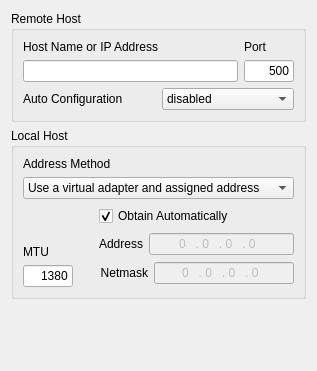
     <widget class="QWidget" name="tabGeneral">
      <attribute name="title">
       <string>General</string>
      </attribute>
      <layout class="QVBoxLayout">
       <item>
        <widget class="QGroupBox" name="groupBoxRemoteHost">
         <property name="title">
          <string>Remote Host</string>
         </property>
         <layout class="QVBoxLayout">
          <item>
           <layout class="QHBoxLayout">
            <item>
             <layout class="QVBoxLayout">
              <item>
               <widget class="QLabel" name="textLabelHost">
                <property name="text">
                 <string>Host Name or IP Address</string>
                </property>
                <property name="wordWrap">
                 <bool>false</bool>
                </property>
               </widget>
              </item>
              <item>
               <widget class="QLineEdit" name="lineEditHost">
                <property name="sizePolicy">
                 <sizepolicy hsizetype="Expanding" vsizetype="Preferred">
                  <horstretch>1</horstretch>
                  <verstretch>0</verstretch>
                 </sizepolicy>
                </property>
               </widget>
              </item>
             </layout>
            </item>
            <item>
             <layout class="QVBoxLayout">
              <item>
               <widget class="QLabel" name="textLabelPort">
                <property name="text">
                 <string>Port</string>
                </property>
                <property name="wordWrap">
                 <bool>false</bool>
                </property>
               </widget>
              </item>
              <item>
               <widget class="QLineEdit" name="lineEditPort">
                <property name="sizePolicy">
                 <sizepolicy hsizetype="Fixed" vsizetype="Preferred">
                  <horstretch>0</horstretch>
                  <verstretch>0</verstretch>
                 </sizepolicy>
                </property>
                <property name="maximumSize">
                 <size>
                  <width>50</width>
                  <height>16777215</height>
                 </size>
                </property>
                <property name="text">
                 <string>500</string>
                </property>
                <property name="alignment">
                 <set>Qt::AlignRight</set>
                </property>
               </widget>
              </item>
             </layout>
            </item>
           </layout>
          </item>
          <item>
           <layout class="QHBoxLayout">
            <item>
             <widget class="QLabel" name="textLabelConfigMethod">
              <property name="text">
               <string>Auto Configuration</string>
              </property>
              <property name="wordWrap">
               <bool>false</bool>
              </property>
             </widget>
            </item>
            <item>
             <widget class="QComboBox" name="comboBoxConfigMethod">
              <item>
               <property name="text">
                <string>disabled</string>
               </property>
              </item>
              <item>
               <property name="text">
                <string>ike config pull</string>
               </property>
              </item>
              <item>
               <property name="text">
                <string>ike config push</string>
               </property>
              </item>
              <item>
               <property name="text">
                <string>dhcp over ipsec</string>
               </property>
              </item>
             </widget>
            </item>
           </layout>
          </item>
         </layout>
        </widget>
       </item>
       <item>
        <widget class="QGroupBox" name="groupBoxLocalHost">
         <property name="title">
          <string>Local Host</string>
         </property>
         <layout class="QGridLayout">
          <item row="0" column="0" colspan="2">
           <layout class="QVBoxLayout">
            <item>
             <widget class="QLabel" name="textLabelAddressMethod">
              <property name="text">
               <string>Address Method</string>
              </property>
              <property name="wordWrap">
               <bool>false</bool>
              </property>
             </widget>
            </item>
            <item>
             <widget class="QComboBox" name="comboBoxAddressMethod">
              <item>
               <property name="text">
                <string>Use a virtual adapter and assigned address</string>
               </property>
              </item>
              <item>
               <property name="text">
                <string>Use a virtual adapter and random address</string>
               </property>
              </item>
              <item>
               <property name="text">
                <string>Use an existing adapter and current address</string>
               </property>
              </item>
             </widget>
            </item>
           </layout>
          </item>
          <item row="1" column="0">
           <layout class="QVBoxLayout">
            <item>
             <spacer>
              <property name="orientation">
               <enum>Qt::Vertical</enum>
              </property>
              <property name="sizeHint" stdset="0">
               <size>
                <width>20</width>
                <height>40</height>
               </size>
              </property>
             </spacer>
            </item>
            <item>
             <widget class="QLabel" name="textLabelMTU">
              <property name="text">
               <string>MTU</string>
              </property>
              <property name="wordWrap">
               <bool>false</bool>
              </property>
             </widget>
            </item>
            <item>
             <widget class="QLineEdit" name="lineEditMTU">
              <property name="maximumSize">
               <size>
                <width>50</width>
                <height>16777215</height>
               </size>
              </property>
              <property name="text">
               <string>1380</string>
              </property>
              <property name="alignment">
               <set>Qt::AlignRight</set>
              </property>
             </widget>
            </item>
           </layout>
          </item>
          <item row="1" column="1">
           <layout class="QHBoxLayout">
            <item>
             <spacer>
              <property name="orientation">
               <enum>Qt::Horizontal</enum>
              </property>
              <property name="sizeType">
               <enum>QSizePolicy::Preferred</enum>
              </property>
              <property name="sizeHint" stdset="0">
               <size>
                <width>20</width>
                <height>20</height>
               </size>
              </property>
             </spacer>
            </item>
            <item>
             <layout class="QVBoxLayout">
              <item>
               <widget class="QCheckBox" name="checkBoxAddressAuto">
                <property name="text">
                 <string>Obtain Automatically</string>
                </property>
                <property name="checked">
                 <bool>true</bool>
                </property>
               </widget>
              </item>
              <item>
               <layout class="QHBoxLayout">
                <item>
                 <widget class="QLabel" name="textLabelAddress">
                  <property name="sizePolicy">
                   <sizepolicy hsizetype="Preferred" vsizetype="Preferred">
                    <horstretch>0</horstretch>
                    <verstretch>0</verstretch>
                   </sizepolicy>
                  </property>
                  <property name="text">
                   <string>Address</string>
                  </property>
                  <property name="alignment">
                   <set>Qt::AlignRight|Qt::AlignTrailing|Qt::AlignVCenter</set>
                  </property>
                  <property name="wordWrap">
                   <bool>false</bool>
                  </property>
                 </widget>
                </item>
                <item>
                 <widget class="QLineEdit" name="lineEditAddress">
                  <property name="enabled">
                   <bool>false</bool>
                  </property>
                  <property name="sizePolicy">
                   <sizepolicy hsizetype="MinimumExpanding" vsizetype="Fixed">
                    <horstretch>0</horstretch>
                    <verstretch>0</verstretch>
                   </sizepolicy>
                  </property>
                  <property name="inputMask">
                   <string>009 . 009 . 009 . 009</string>
                  </property>
                  <property name="text">
                   <string>0 . 0 . 0 . 0</string>
                  </property>
                  <property name="alignment">
                   <set>Qt::AlignHCenter</set>
                  </property>
                 </widget>
                </item>
               </layout>
              </item>
              <item>
               <layout class="QHBoxLayout">
                <item>
                 <widget class="QLabel" name="textLabelNetmask">
                  <property name="sizePolicy">
                   <sizepolicy hsizetype="Preferred" vsizetype="Preferred">
                    <horstretch>0</horstretch>
                    <verstretch>0</verstretch>
                   </sizepolicy>
                  </property>
                  <property name="text">
                   <string>Netmask</string>
                  </property>
                  <property name="alignment">
                   <set>Qt::AlignRight|Qt::AlignTrailing|Qt::AlignVCenter</set>
                  </property>
                  <property name="wordWrap">
                   <bool>false</bool>
                  </property>
                 </widget>
                </item>
                <item>
                 <widget class="QLineEdit" name="lineEditNetmask">
                  <property name="enabled">
                   <bool>false</bool>
                  </property>
                  <property name="sizePolicy">
                   <sizepolicy hsizetype="MinimumExpanding" vsizetype="Fixed">
                    <horstretch>0</horstretch>
                    <verstretch>0</verstretch>
                   </sizepolicy>
                  </property>
                  <property name="inputMask">
                   <string>009 . 009 . 009 . 009</string>
                  </property>
                  <property name="text">
                   <string>0 . 0 . 0 . 0</string>
                  </property>
                  <property name="alignment">
                   <set>Qt::AlignHCenter</set>
                  </property>
                 </widget>
                </item>
               </layout>
              </item>
             </layout>
            </item>
           </layout>
          </item>
         </layout>
        </widget>
       </item>
       <item>
        <spacer>
         <property name="orientation">
          <enum>Qt::Vertical</enum>
         </property>
         <property name="sizeHint" stdset="0">
          <size>
           <width>20</width>
           <height>61</height>
          </size>
         </property>
        </spacer>
       </item>
      </layout>
     </widget>
